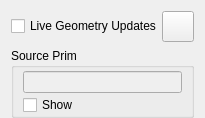
<?xml version="1.0" encoding="UTF-8"?>
<ui version="4.0">
 <class>UsdGeomObjectParametersRollup</class>
 <widget class="QWidget" name="UsdGeomObjectParametersRollup">
  <property name="geometry">
   <rect>
    <x>0</x>
    <y>0</y>
    <width>195</width>
    <height>115</height>
   </rect>
  </property>
  <property name="windowTitle">
   <string>Usd Camera</string>
  </property>
  <layout class="QVBoxLayout" name="verticalLayout_3">
   <property name="bottomMargin">
    <number>0</number>
   </property>
   <item>
    <widget class="QWidget" name="LiveUpdatesWiget" native="true">
     <layout class="QHBoxLayout" name="horizontalLayout_2">
      <property name="spacing">
       <number>0</number>
      </property>
      <property name="leftMargin">
       <number>0</number>
      </property>
      <property name="topMargin">
       <number>0</number>
      </property>
      <property name="rightMargin">
       <number>0</number>
      </property>
      <property name="bottomMargin">
       <number>0</number>
      </property>
      <item>
       <widget class="QCheckBox" name="LiveUpdates">
        <property name="toolTip">
         <string>When activated, the 3ds Max object receives live geometry updates from the source prim and its descendants. When deactivated, only changes in translation, rotation and scale are updated live through the USD transform controller.</string>
        </property>
        <property name="text">
         <string>Live Geometry Updates</string>
        </property>
       </widget>
      </item>
      <item alignment="Qt::AlignRight|Qt::AlignVCenter">
       <widget class="QToolButton" name="RefreshButton">
        <property name="sizePolicy">
         <sizepolicy hsizetype="Minimum" vsizetype="Minimum">
          <horstretch>0</horstretch>
          <verstretch>0</verstretch>
         </sizepolicy>
        </property>
        <property name="minimumSize">
         <size>
          <width>0</width>
          <height>0</height>
         </size>
        </property>
        <property name="maximumSize">
         <size>
          <width>16777215</width>
          <height>16777215</height>
         </size>
        </property>
        <property name="toolTip">
         <string>Use this option to apply changes from USD to the 3ds Max object when Live Geometry Updates is deactivated.</string>
        </property>
        <property name="text">
         <string/>
        </property>
        <property name="iconSize">
         <size>
          <width>24</width>
          <height>24</height>
         </size>
        </property>
       </widget>
      </item>
     </layout>
    </widget>
   </item>
   <item>
    <widget class="QGroupBox" name="groupBox_6">
     <property name="title">
      <string>Source Prim</string>
     </property>
     <property name="flat">
      <bool>true</bool>
     </property>
     <layout class="QVBoxLayout" name="verticalLayout">
      <property name="spacing">
       <number>2</number>
      </property>
      <property name="topMargin">
       <number>3</number>
      </property>
      <property name="bottomMargin">
       <number>0</number>
      </property>
      <item>
       <widget class="QLineEdit" name="PathLineEdit">
        <property name="enabled">
         <bool>false</bool>
        </property>
       </widget>
      </item>
      <item>
       <widget class="QWidget" name="widget" native="true">
        <property name="sizePolicy">
         <sizepolicy hsizetype="Minimum" vsizetype="Minimum">
          <horstretch>0</horstretch>
          <verstretch>0</verstretch>
         </sizepolicy>
        </property>
        <layout class="QHBoxLayout" name="horizontalLayout">
         <property name="spacing">
          <number>0</number>
         </property>
         <property name="leftMargin">
          <number>0</number>
         </property>
         <property name="topMargin">
          <number>0</number>
         </property>
         <property name="rightMargin">
          <number>0</number>
         </property>
         <property name="bottomMargin">
          <number>0</number>
         </property>
         <item>
          <widget class="QCheckBox" name="ShowSource">
           <property name="sizePolicy">
            <sizepolicy hsizetype="Minimum" vsizetype="Preferred">
             <horstretch>0</horstretch>
             <verstretch>0</verstretch>
            </sizepolicy>
           </property>
           <property name="toolTip">
            <string>When activated, the source prim and its descendant hierarchy are shown in the viewport and at render time. When deactivated, the source prim and its descendant hierarchy are hidden in the viewport and at render time. </string>
           </property>
           <property name="text">
            <string>Show</string>
           </property>
          </widget>
         </item>
         <item alignment="Qt::AlignLeft">
          <widget class="QLabel" name="WarningLabel">
           <property name="sizePolicy">
            <sizepolicy hsizetype="Preferred" vsizetype="Minimum">
             <horstretch>0</horstretch>
             <verstretch>0</verstretch>
            </sizepolicy>
           </property>
           <property name="text">
            <string/>
           </property>
          </widget>
         </item>
         <item>
          <spacer name="horizontalSpacer">
           <property name="orientation">
            <enum>Qt::Horizontal</enum>
           </property>
           <property name="sizeHint" stdset="0">
            <size>
             <width>40</width>
             <height>20</height>
            </size>
           </property>
          </spacer>
         </item>
        </layout>
       </widget>
      </item>
     </layout>
    </widget>
   </item>
  </layout>
 </widget>
 <resources/>
 <connections/>
</ui>
